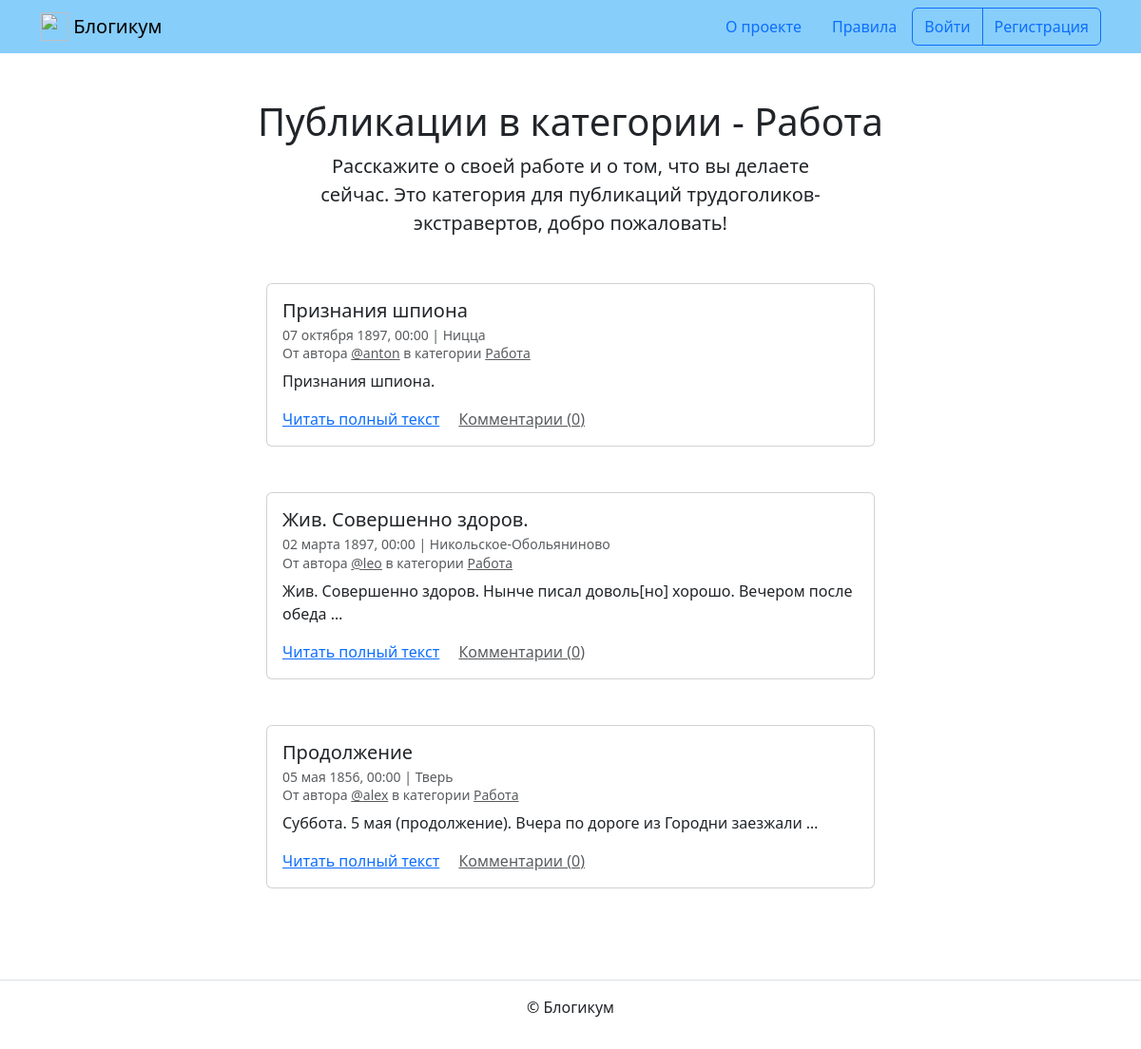
Page /category/work/ on the earlier database version.
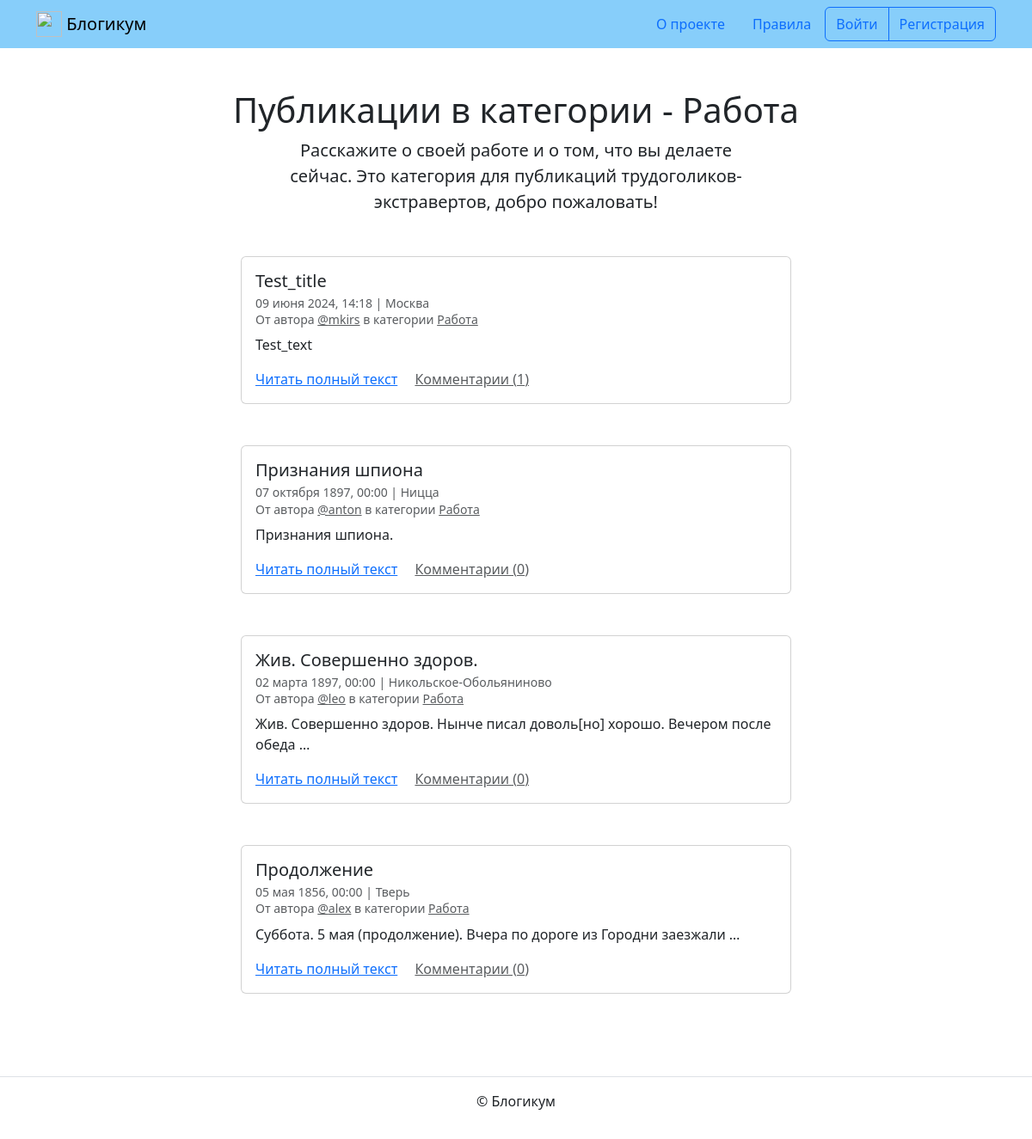
Same page on the later database version.
### blog/models.py (models this page shows, shortened)
class BaseModel(models.Model):
    is_published = models.BooleanField(
        default=True,
        verbose_name='Опубликовано',
        help_text='Снимите галочку, чтобы скрыть публикацию.'
    )
    created_at = models.DateTimeField(
        auto_now_add=True,
        verbose_name='Добавлено'
    )
    class Meta:
        abstract = True

class Post(BaseModel):
    title = models.CharField(
        max_length=settings.MAX_LENGTH,
        verbose_name='Заголовок'
    )
    text = models.TextField(verbose_name='Текст')
    pub_date = models.DateTimeField(
        verbose_name='Дата и время публикации',
        help_text=(
            'Если установить дату и время в будущем '
            '— можно делать отложенные публикации.'
        )
    )
    image = models.ImageField('Фото', upload_to='posts_images', blank=True)
    author = models.ForeignKey(
        User,
        on_delete=models.CASCADE,
        verbose_name='Автор публикации',
        related_name='posts'
    )
    location = models.ForeignKey(
        Location,
        on_delete=models.SET_NULL,
        null=True,
        verbose_name='Местоположение'
    )
    category = models.ForeignKey(
        Category,
        on_delete=models.SET_NULL,
        null=True,
        verbose_name='Категория',
        related_name='posts'
    )
    objects = PostQuerySet.as_manager()
    published = PublishedPostManager()
    class Meta:
        verbose_name = 'публикация'
        verbose_name_plural = 'Публикации'
        ordering = ['-pub_date']

class Location(BaseModel):
    name = models.CharField(
        max_length=settings.MAX_LENGTH,
        verbose_name='Название места'
    )
    class Meta:
        verbose_name = 'местоположение'
        verbose_name_plural = 'Местоположения'

class Category(BaseModel):
    title = models.CharField(
        max_length=settings.MAX_LENGTH,
        verbose_name='Заголовок'
    )
    description = models.TextField(verbose_name='Описание')
    slug = models.SlugField(
        unique=True,
        verbose_name='Идентификатор',
        help_text=(
            'Идентификатор страницы для URL; '
            'разрешены символы латиницы, цифры, дефис и подчёркивание.'
        )
    )
    class Meta:
        verbose_name = 'категория'
        verbose_name_plural = 'Категории'

### blog/views.py (the view)
class CategoryListView(PaginateMixin, ListView):
    slug_url_kwarg = 'category_slug'
    template_name = 'blog/category.html'
    def get_queryset(self):
        category = get_object_or_404(
            Category, slug=self.kwargs[self.slug_url_kwarg], is_published=True
        )
        return category.posts.published()
    def get_context_data(self, **kwargs):
        context = super().get_context_data(**kwargs)
        context['category'] = get_object_or_404(
            Category, slug=self.kwargs['category_slug']
        )
        return context

### blog/models.py (called while the page is built)
    def published(self):
        return self.filter(
            is_published=True,
            category__is_published=True,
            pub_date__lte=timezone.now(),
        ).order_by('-pub_date').annotate(comment_count=Count('comments'))

### templates/blog/category.html (shortened to what this page needs)
{% extends "base.html" %}
{% block content %}
  <h1 class="text-center">Публикации в категории - {{ category.title }}</h1>
  <p class="col-6 offset-3 mb-5 lead text-center">{{ category.description }}</p>
  {% for post in page_obj %}
    <article class="mb-5">
      {% include "includes/post_card.html" %}
    </article>
  {% endfor %}
{% endblock %}

### templates/includes/post_card.html (shortened to what this page needs)
<div class="col d-flex justify-content-center">
  <div class="card" style="width: 40rem;">
    <div class="card-body">
      <h5 class="card-title">{{ post.title }}</h5>
      <h6 class="card-subtitle mb-2 text-muted">
        <small>
          {{ post.pub_date|date:"d E Y, H:i" }} | {% if post.location and post.location.is_published %}{{ post.location.name }}{% else %}Планета Земля{% endif %}<br>
          От автора <a class="text-muted" href="{% url 'blog:profile' post.author.username %}">@{{ post.author.username }}</a> в
          категории {% include "includes/category_link.html" %}
        </small>
      </h6>
      <p class="card-text">{{ post.text|truncatewords:10 }}</p>
      <a href="{% url 'blog:post_detail' post.id %}" class="card-link">Читать полный текст</a>
      <a href="{% url 'blog:post_detail' post.id %}" class="card-link text-muted">Комментарии ({{ post.comment_count }})</a>
    </div>
  </div>
</div>

### templates/includes/category_link.html
<a class="text-muted" href="{% url 'blog:category_posts' post.category.slug %}">
  {{ post.category.title }}
</a>

Differences in the rows shown:
added Post: title "Test_title", pub_date "09 июня 2024, 14:18", location.name "Москва", author.username "mkirs", category "Работа", text "Test_text", comment_count "1"
